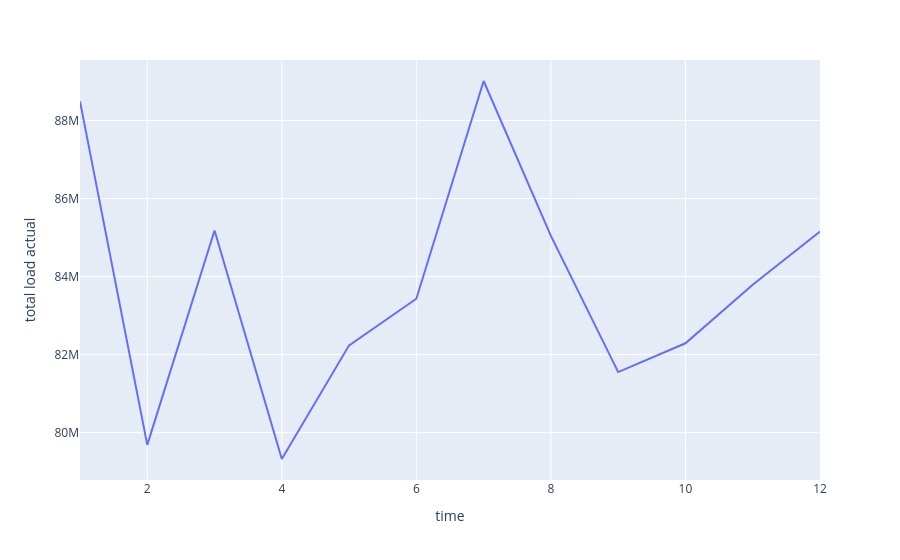

This figure's notebook cell:
### Code cell
px.line(data_frame=month_df, x=month_df.index, y="total load actual")

### Figure 1 — Plotly figure (JSON) as saved in the notebook; plotly's stock layout.template omitted (floating-point values rounded to 4 significant figures)
{"data": [{"hovertemplate": "time=%{x}<br>total load actual=%{y}<extra></extra>", "legendgroup": "", "line": {"color": "#636efa", "dash": "solid"}, "marker": {"symbol": "circle"}, "mode": "lines", "name": "", "orientation": "v", "showlegend": false, "type": "scatter", "x": [1, 2, 3, 4, 5, 6, 7, 8, 9, 10, 11, 12], "xaxis": "x", "y": [88488571, 79686101, 85180772, 79324819, 82236990, 83432504, 89011737, 85044320, 81552193, 82290380, 83791720, 85156304], "yaxis": "y"}], "layout": {"legend": {"tracegroupgap": 0}, "margin": {"t": 60}, "xaxis": {"anchor": "y", "domain": [0, 1], "title": {"text": "time"}}, "yaxis": {"anchor": "x", "domain": [0, 1], "title": {"text": "total load actual"}}}}
